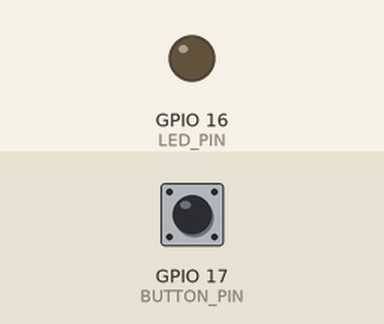
Simulated run of this program. Board: ESP32-S3. Parts: output pins drawn as LEDs (lit = HIGH). Dashed ring = blinking. Inputs (shaded band) come from the test bench; at power-on: GPIO 17 (BUTTON_PIN) LOW.

Above: at 1.2 s.
1.3 s: GPIO 17 (BUTTON_PIN) pulled HIGH for 0.15 s
At 1.6 s:
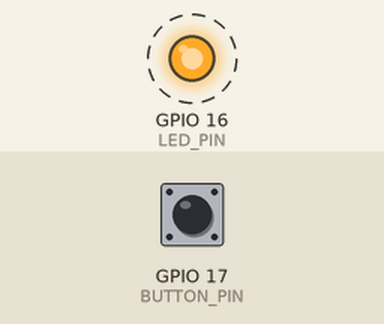
4.4 s: GPIO 17 (BUTTON_PIN) pulled HIGH for 1 s
At 4.4 s:
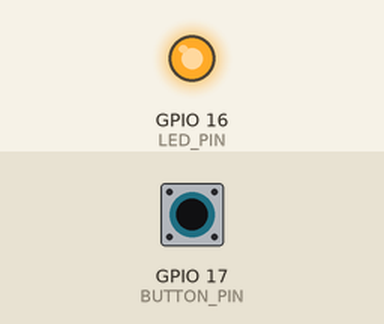
6.9 s: GPIO 17 (BUTTON_PIN) pulled HIGH for 3.2 s
At 8.3 s:
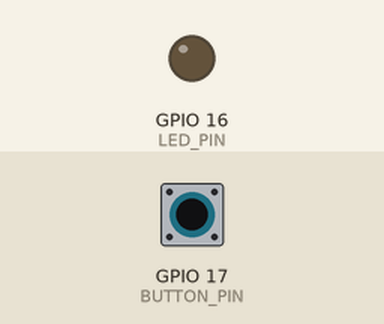
Timing chart, 0 to 9.9 s (numbered marks = the images above; inputs shaded):
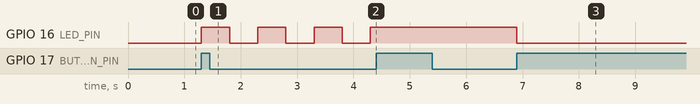

The program:

main.cpp
```cpp
#include <Arduino.h>

struct Config {
    static constexpr uint8_t LED_PIN = 16;
    static constexpr uint8_t BUTTON_PIN = 17;
    static constexpr uint32_t BLINK_INTERVAL_MS = 500;
    static constexpr uint32_t DEBOUNCE_TIME_MS = 50;
};

static uint32_t lastPressTime = 0;
static uint32_t lastBlinkTime = 0;
static volatile bool isButtonPressed = false;

void blink();

enum LedState {
    BLINKING,
    ON,
    OFF,
    NUM_STATES
};

class Led {
public:
    LedState mode = BLINKING;
    boolean is_on = false;

    void init() {
        pinMode(Config::LED_PIN, OUTPUT);
        set(OFF);
    }

    void set(LedState s) {
        mode = s;
        if (mode == ON) {
            digitalWrite(Config::LED_PIN, HIGH);
            is_on = true;
        } else if (mode == OFF) {
            digitalWrite(Config::LED_PIN, LOW);
            is_on = false;
        }
    }

    void toggle() {
        digitalWrite(Config::LED_PIN, is_on ? LOW : HIGH);
        is_on = !is_on;
    }
};

static Led led;

void onButtonPress() {
    isButtonPressed = true;
}

void setup() {
    led.init();
    pinMode(Config::BUTTON_PIN, INPUT_PULLDOWN);
    attachInterrupt(digitalPinToInterrupt(Config::BUTTON_PIN), onButtonPress, RISING);
}

void loop() {
    uint32_t now = millis();
    if (isButtonPressed) {
        isButtonPressed = false;
        if (now - lastPressTime >= Config::DEBOUNCE_TIME_MS) {
            lastPressTime = now;
            auto new_state = static_cast<LedState>((led.mode + 1) % NUM_STATES);
            led.set(new_state);
        }
    }

    if (led.mode == BLINKING && now - lastBlinkTime >= Config::BLINK_INTERVAL_MS) {
        lastBlinkTime = now;
        led.toggle();
    }
}
```

Measured:
- after the input at 1.3 s, GPIO 16 (LED_PIN): alternates HIGH for 0.50 s and LOW for 0.50 s, starting at once
- after the input at 4.4 s, GPIO 16 (LED_PIN): stops changing and stays HIGH
- after the input at 6.9 s, GPIO 16 (LED_PIN): HIGH → LOW at once
